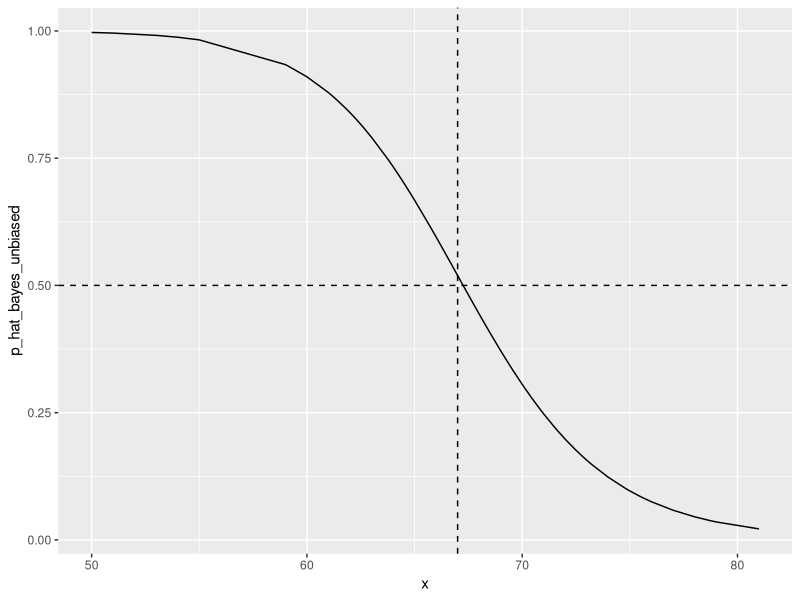
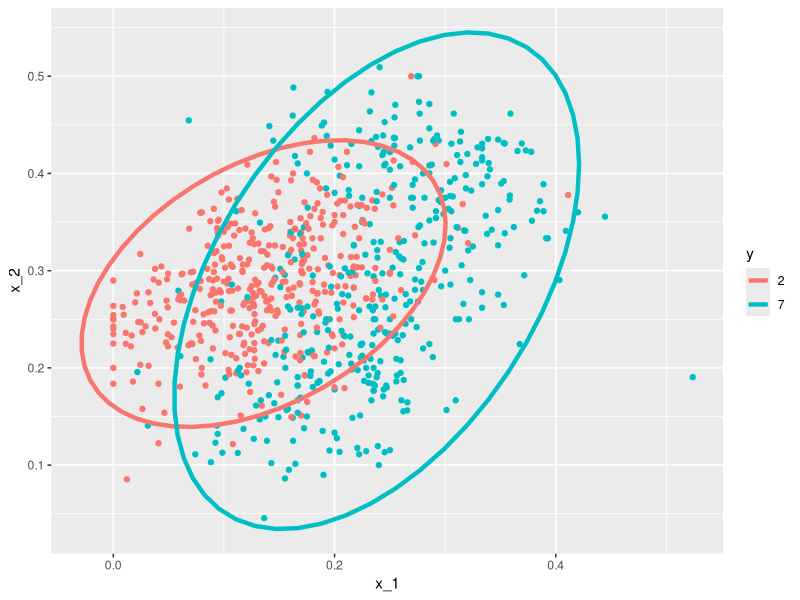
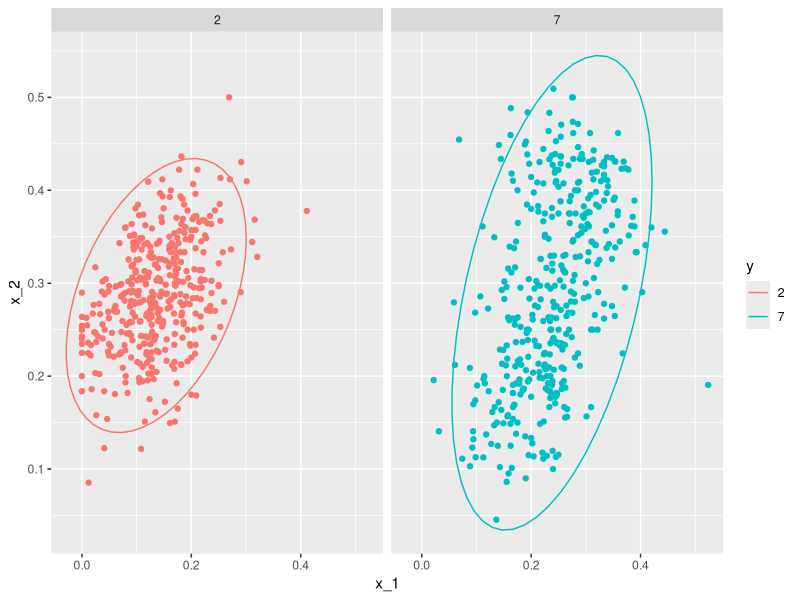

These charts were generated, in order, by the following R code: (Note: this script raises an error after producing the figures.)
# Generating train and test set
library(tidyverse)
library(dslabs)
library("caret")
data("heights")
y <- heights$height
set.seed(2)
test_index <- createDataPartition(y, times = 1, p = 0.5, list = FALSE)
train_set <- heights %>% slice(-test_index)
test_set <- heights %>% slice(test_index)

# Estimating averages and standard deviations
params <- train_set %>%
  group_by(sex) %>%
  summarize(avg = mean(height), sd = sd(height))
params

# Estimating the prevalence
pi <- train_set %>% summarize(pi=mean(sex=="Female")) %>% pull(pi)
pi

# Getting an actual rule
x <- test_set$height
f0 <- dnorm(x, params$avg[2], params$sd[2])
f1 <- dnorm(x, params$avg[1], params$sd[1])
p_hat_bayes <- f1*pi / (f1*pi + f0*(1 - pi))

# Computing sensitivity
y_hat_bayes <- ifelse(p_hat_bayes > 0.5, "Female", "Male")
sensitivity(data = factor(y_hat_bayes), reference = factor(test_set$sex))
summary(y_hat_bayes)

# Computing specificity
specificity(data = factor(y_hat_bayes), reference = factor(test_set$sex))

# Changing the cutoff of the decision rule
p_hat_bayes_unbiased <- f1 * 0.5 / (f1 * 0.5 + f0 * (1 - 0.5))
y_hat_bayes_unbiased <- ifelse(p_hat_bayes_unbiased > 0.5, "Female", "Male")
sensitivity(data = factor(y_hat_bayes_unbiased), reference = factor(test_set$sex))
specificity(data = factor(y_hat_bayes_unbiased), reference = factor(test_set$sex))

# Draw plot
qplot(x, p_hat_bayes_unbiased, geom = "line") +
  geom_hline(yintercept = 0.5, lty = 2) +
  geom_vline(xintercept = 67, lty = 2)


## QDA
# Load data
data("mnist_27")

# Estimate parameters from the data
params <- mnist_27$train %>%
  group_by(y) %>%
  summarize(avg_1 = mean(x_1), avg_2 = mean(x_2),
            sd_1 = sd(x_1), sd_2 = sd(x_2),
            r = cor(x_1, x_2))
params

# Contour plots
mnist_27$train %>% mutate(y = factor(y)) %>%
  ggplot(aes(x_1, x_2, fill = y, color = y)) +
  geom_point(show.legend = FALSE) +
  stat_ellipse(type="norm", lwd = 1.5)

# Fit model
library(caret)
train_qda <- train(y ~., method = "qda", data = mnist_27$train)
# Obtain predictors and accuracy
y_hat <- predict(train_qda, mnist_27$test)
confusionMatrix(data = y_hat, reference = mnist_27$test$y)$overall["Accuracy"]

# Draw separate plots for 2s and 7s
mnist_27$train %>% mutate(y = factor(y)) %>%
  ggplot(aes(x_1, x_2, fill = y, color = y)) +
  geom_point(show.legend = FALSE) +
  stat_ellipse(type="norm") +
  facet_wrap(~y)

## LDA
params <- mnist_27$train %>%
  group_by(y) %>%
  summarize(avg_1 = mean(x_1), avg_2 = mean(x_2),
            sd_1 = sd(x_1), sd_2 = sd(x_2),
            r = cor(x_1, x_2))
params <- params %>% mutate(sd_1 = mean(sd_1), sd_2 = mean(sd_2), r = mean(r))
train_lda <- train(y ~., method = "lda", data = mnist_27$train)
y_hat <- predict(train_lda, mnist_27$test)
confusionMatrix(data = y_hat, reference = mnist_27$test$y)$overall["Accuracy"]

# More than three classes
if(!exists("mnist"))mnist <- read_mnist()

set.seed(3456) #use set.seed(3456, sample.kind="Rounding") in R 3.6 or later
index_127 <- sample(which(mnist$train$labels %in% c(1,2,7)), 2000)
y <- mnist$train$labels[index_127] 
x <- mnist$train$images[index_127,]
index_train <- createDataPartition(y, p=0.8, list = FALSE)

# get the quadrants
# temporary object to help figure out the quadrants
row_column <- expand.grid(row=1:28, col=1:28)
upper_left_ind <- which(row_column$col <= 14 & row_column$row <= 14)
lower_right_ind <- which(row_column$col > 14 & row_column$row > 14)

# binarize the values. Above 200 is ink, below is no ink
x <- x > 200 

# cbind proportion of pixels in upper right quadrant and proportion of pixels in lower right quadrant
x <- cbind(rowSums(x[ ,upper_left_ind])/rowSums(x),
           rowSums(x[ ,lower_right_ind])/rowSums(x)) 

train_set <- data.frame(y = factor(y[index_train]),
                        x_1 = x[index_train,1],
                        x_2 = x[index_train,2])

test_set <- data.frame(y = factor(y[-index_train]),
                       x_1 = x[-index_train,1],
                       x_2 = x[-index_train,2])
                       
train_set %>%  ggplot(aes(x_1, x_2, color=y)) + geom_point()
                       
train_qda <- train(y ~ ., method = "qda", data = train_set)
predict(train_qda, test_set, type = "prob") %>% head()
predict(train_qda, test_set) %>% head()
confusionMatrix(predict(train_qda, test_set), test_set$y)$table
confusionMatrix(predict(train_qda, test_set), test_set$y)$overall["Accuracy"]
train_lda <- train(y ~ ., method = "lda", data = train_set)
confusionMatrix(predict(train_lda, test_set), test_set$y)$overall["Accuracy"]
train_knn <- train(y ~ ., method = "knn", tuneGrid = data.frame(k = seq(15, 51, 2)),
                      data = train_set)
confusionMatrix(predict(train_knn, test_set), test_set$y)$overall["Accuracy"]
                       
train_set %>% mutate(y = factor(y)) %>% ggplot(aes(x_1, x_2, fill = y, color=y)) + geom_point(show.legend = FALSE) + stat_ellipse(type="norm")
